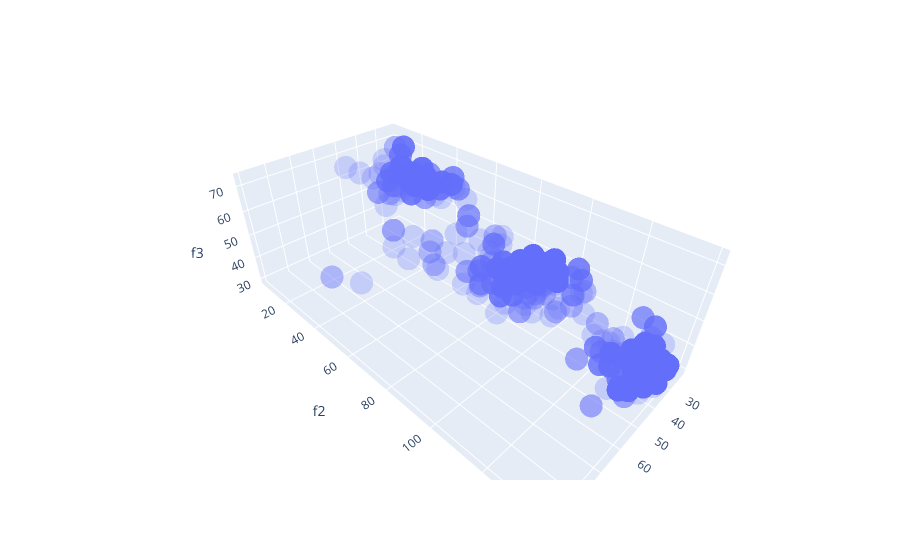

Notebook code cell kept with this figure:
### Code cell
px.scatter_3d(output, x='f1', y='f2', z='f3', opacity=0.25)

### Figure 1 — Plotly figure (JSON) as saved in the notebook; plotly's stock layout.template omitted (floating-point values rounded to 4 significant figures; data arrays with more than 128 entries replaced by an {"elided": "..."} marker saying what was removed)
{"data": [{"hovertemplate": "f1=%{x}<br>f2=%{y}<br>f3=%{z}<extra></extra>", "legendgroup": "", "marker": {"color": "#636efa", "opacity": 0.25, "symbol": "circle"}, "mode": "markers", "name": "", "scene": "scene", "showlegend": false, "type": "scatter3d", "x": {"elided": "3000 float values"}, "y": {"elided": "3000 int values"}, "z": {"elided": "3000 float values"}}], "layout": {"legend": {"tracegroupgap": 0}, "margin": {"t": 60}, "scene": {"domain": {"x": [0, 1], "y": [0, 1]}, "xaxis": {"title": {"text": "f1"}}, "yaxis": {"title": {"text": "f2"}}, "zaxis": {"title": {"text": "f3"}}}}}
